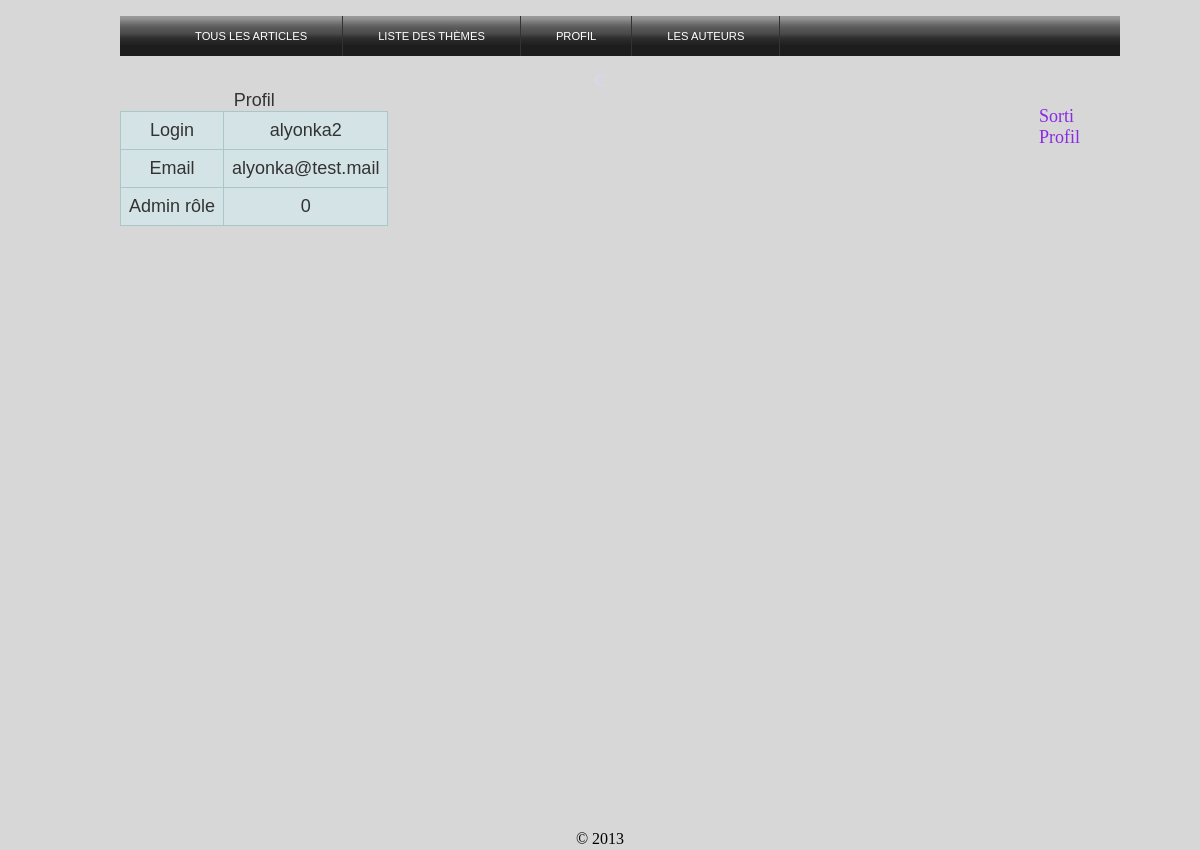
Page /index.php?page=profile&action=show_profile (signed in) on the committed database.
### tables this page shows
CREATE TABLE IF NOT EXISTS `users` (
  `id` tinyint(4) NOT NULL AUTO_INCREMENT,
  `login` varchar(60) NOT NULL,
  `email` varchar(60) NOT NULL,
  `password` varchar(32) NOT NULL,
  `role` int(11) NOT NULL DEFAULT '0',
  PRIMARY KEY (`id`)
);

### index.php (called while the page is built, shortened)
<?php
    require 'views/menu.php';
    require 'views/body.php';
    require 'views/footer.php';
?>

### config/db.php (called while the page is built, shortened)
<?php
	class Db{
		private $connection ;
		function __construct() {
			$this->open_connection() ;
		}
		private function open_connection() {
                        $this->connection = new PDO("mysql:host=localhost;dbname=elledirael", 'root', '');
                        $this->connection->query("set character set utf8");
		}
		public function sql($query) {
                        $result = $this->connection->query($query);
			return $result ;
		}
	}
?>

### models/muser.php (called while the page is built, shortened)
<?php
class UserModel extends Db {
    function fetchSolo($sql) {
        $result = $this->sql($sql);
        $return_result = array();
        foreach($result as $res){
            $return_result = $res;
        }
        return $return_result;
    }
    function getUserById($id) {
        $sql = "SELECT id, login, email, password,role FROM `users`"
                . " WHERE id='{$id}';";
        return $this->fetchSolo($sql);
    }
}
?>

### views/user/profile.php (the view)
<section class="profil">
    <table>
        <caption>Profil</caption>
        <tr>
            <td>Login</td>
            <td><?php echo $user['login']; ?></td>
        </tr>
        <tr>
            <td>Email</td>
            <td><?php echo $user['email']; ?></td>
        </tr>
        <tr>
            <td>Admin rôle</td>
            <td><?php echo $user['role']; ?></td>
        </tr>
    </table>
</section>

### css/mainpage.css (style rules this page uses)
table { font-family: verdana,arial,sans-serif; font-size:18px; color:#333333; border-width: 1px; border-color: #999999; border-collapse: collapse; }
table tr { background-color:#d4e3e5; }
table td { border-width: 1px; padding: 8px; border-style: solid; border-color: #a9c6c9; }

### css/main.css (style rules this page uses)
html,body { margin:0; padding:0; text-align:center; height:100%; background-color: #D7D7D7; }

### rows in the picture
users: login "alyonka2", email "alyonka@test.mail", role "0"
